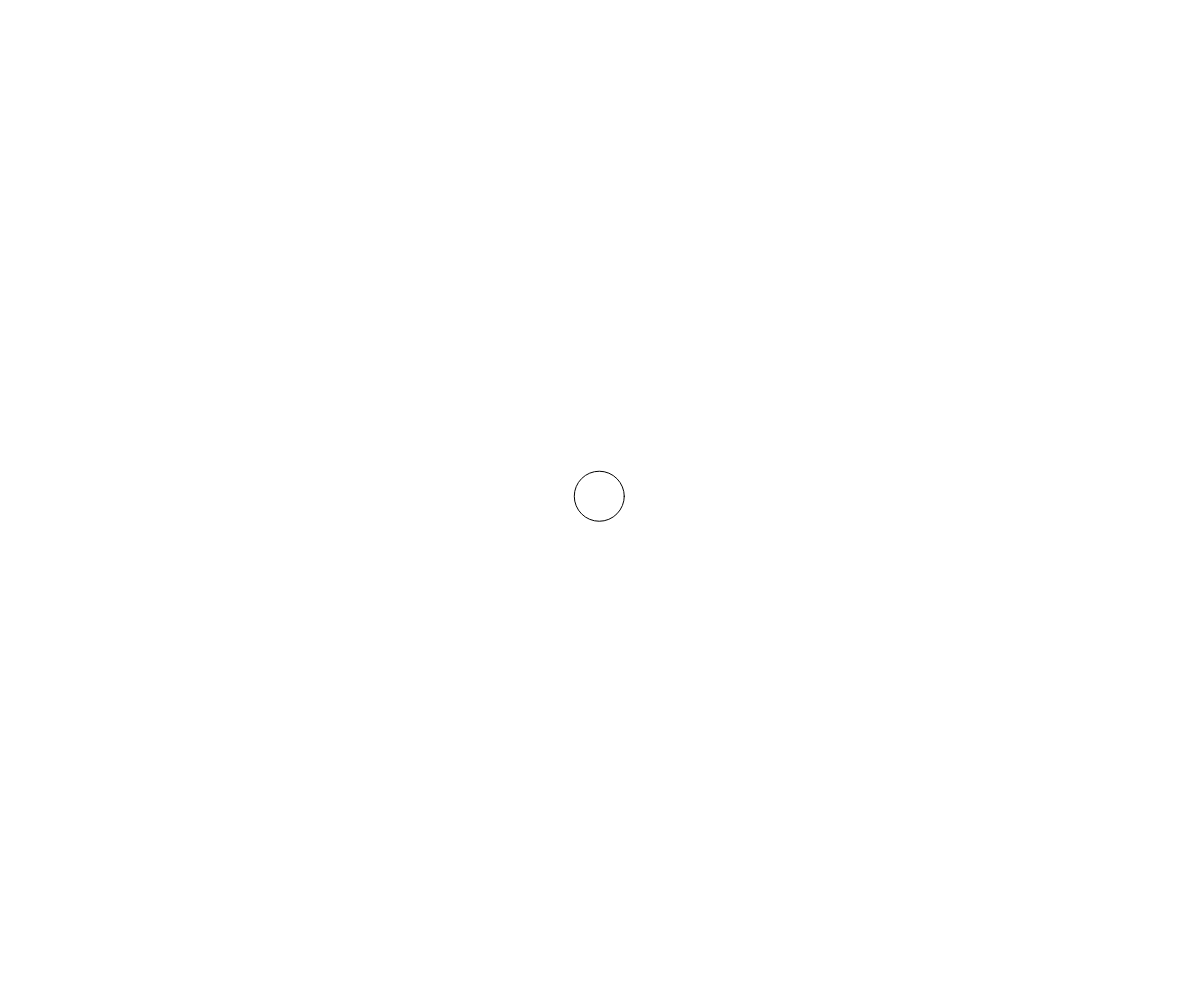
Frame 1 (no input)
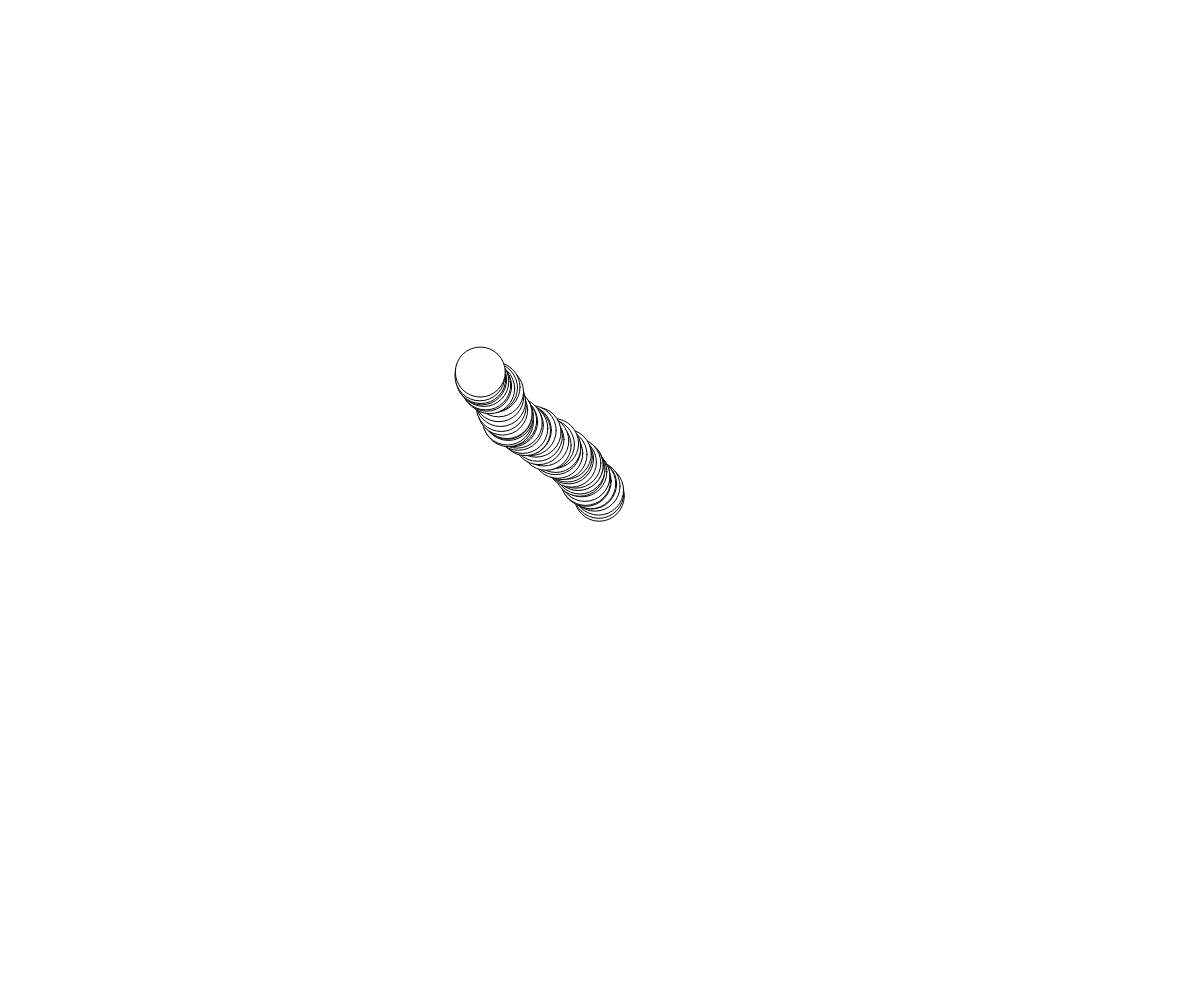
Frame 60 (no input)
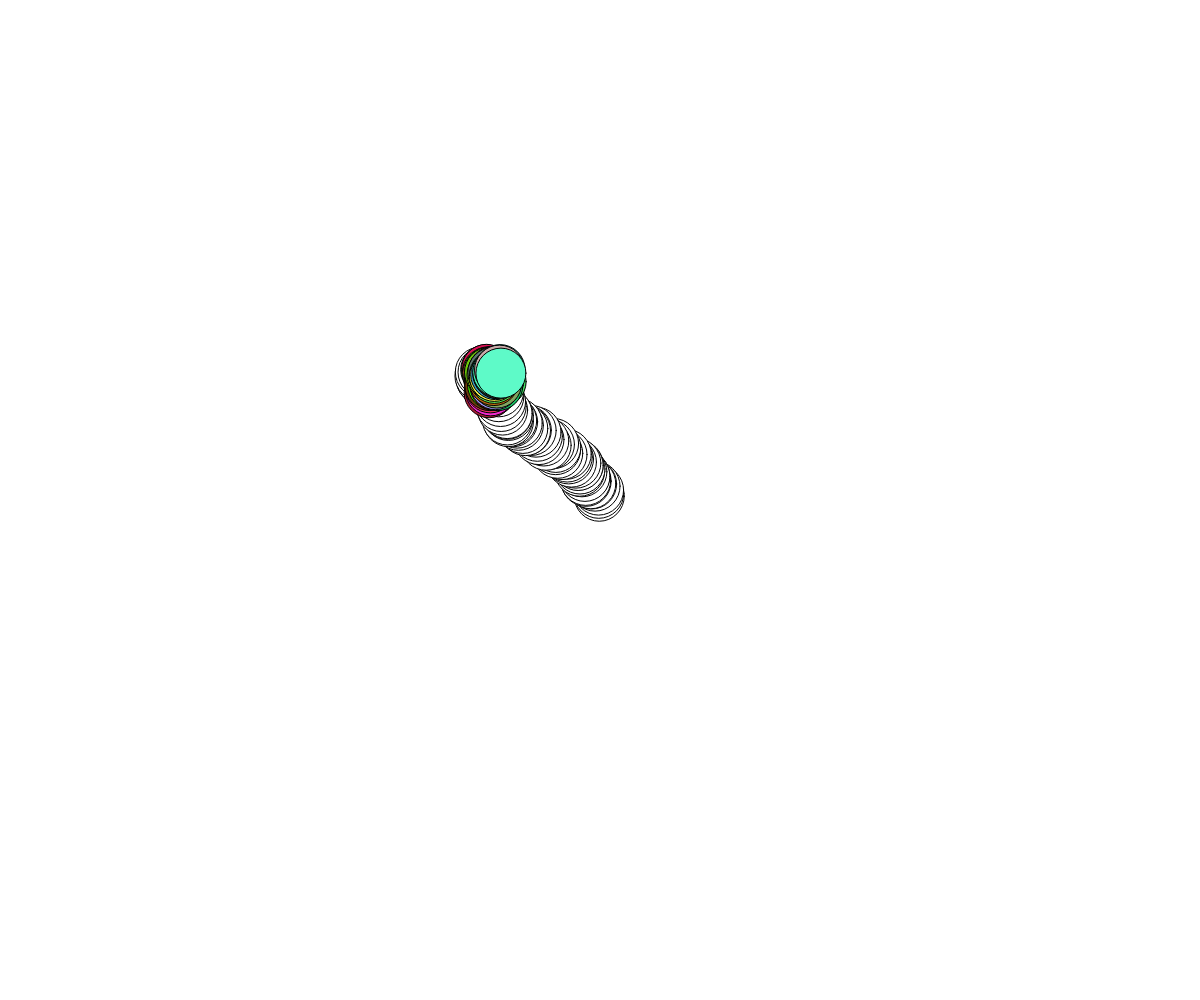
Frame 120 (the mouse pressed at the canvas centre since frame 60)

The p5.js sketch that drew these frames (run headless with seeded random() and noise() and a simulated clock; from frame 60 on, the mouse is pressed at the canvas centre):

// p5.js sketch
// ── sketch.js
let box = {
  x: 0,
  y: 0
}

let extraCanvas;


function setup() {
  createCanvas(windowWidth, windowHeight);
  background(255);
  box.x = width / 2;
  box.y = height / 2;

}

function draw() {

  let mapX = map (mouseX, 0, width, -2, 2);
  let mapY = map (mouseY, 0, height, -2, 2);
  box.x = box.x + random(-3, 3) + mapX ;
  box.y = box.y + random(-3, 3) + mapY ;
  ellipse(box.x, box.y, 50, 50);

  if (mouseIsPressed) {
      fill(random(0,255),random(0,255),random(0,255));

  } else {
      fill(255);

  }
}

function windowResized() {
  resizeCanvas(windowWidth, windowHeight);
}
